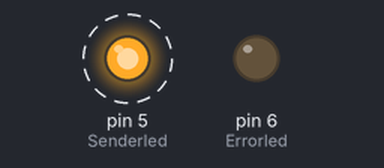
Recording of a sketch running on a simulated Arduino Uno, built with avr-gcc and run on an emulated ATmega328P. On the bench: output pins drawn as LEDs (lit = HIGH). Dashed ring = blinking. No radio packets arrive unless stated; what the sketch prints to the serial monitor is not drawn.

Above: at 0.2 s.
Timing chart, 0 to 3.6 s (numbered marks = the images above):
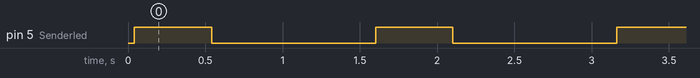

Measured:
- by itself, pin 5 (Senderled): alternates HIGH for 0.50 s and LOW for 1.1 s

The sketch:

lora_frequency_change_sender.ino
```cpp
#include <SPI.h>
#include <LoRa.h>
#include <Wire.h>
//band 1
//567000000 upper range
//363000000 lower stable
//band 2
//189000000 upper
//12100000 lower

long int frequencies[5] = {433000000, 12100000, 189000000,362000000,567000000};
//controls the current frequency index in the array
int indexFreq = 0;

//change the frequency of Lora, the new frequency will be according to the variable "indexFreq" that will pick up in the array the new frequency<br>
void changeFrequency()
{
  if (!LoRa.begin(frequencies[indexFreq]))
  {
    //display.drawString(0, 0, "Starting LoRa failed!");
    //display.display();
    Serial.println("Starting LoRa failed!");
    while (1);
  }
  LoRa.enableCrc();
  digitalWrite(13, LOW); //turns off the frequency change indicator LED
}


//starting
int counter = 0;
int Senderled = 5;
int Errorled = 6;


void setup() {
  Serial.begin(9600);
  while (!Serial);

  Serial.println("LoRa Sender");
  Serial.println("Sending mode is ON");
  pinMode(Senderled, OUTPUT);
  pinMode(Errorled, OUTPUT);
  digitalWrite(Senderled, LOW);
  digitalWrite(Errorled, LOW);

  if (!LoRa.begin(433E6)) {
    Serial.println("Starting LoRa failed!");
    digitalWrite(Errorled, HIGH);
    delay(2000);
    while (1);
  }
}

bool frequency_changed=false;
void loop() {
  if(!frequency_changed)
  {
    changeFrequency();
    frequency_changed=true;
  }
  digitalWrite(Senderled, LOW);
  digitalWrite(Errorled, LOW);

  Serial.print("Sending packet: ");
  Serial.println(counter);

  LoRa.beginPacket();
  LoRa.print("Hello From Arduino ");
  Serial.println("Hello From Arduino...");
  digitalWrite(Senderled, HIGH);
  delay(500);
  digitalWrite(Senderled, LOW);

  LoRa.print(counter);
  LoRa.endPacket();

  counter++;

  delay(1000);
}
```
